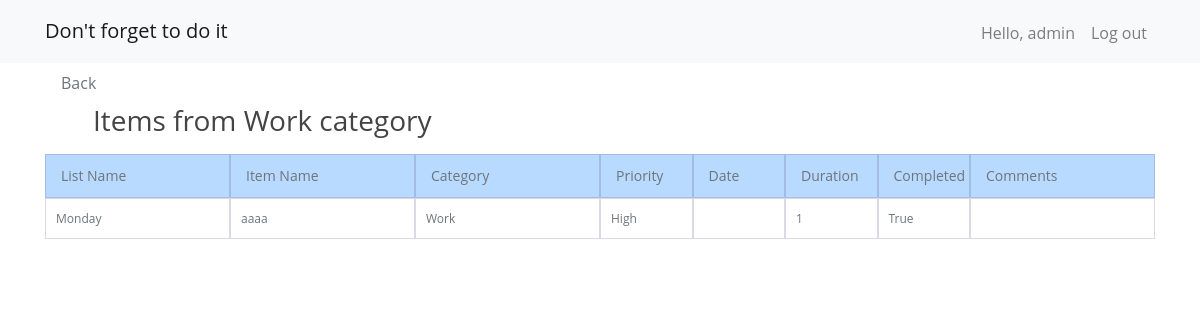
Page /category/Work (signed in) on the earlier database version.
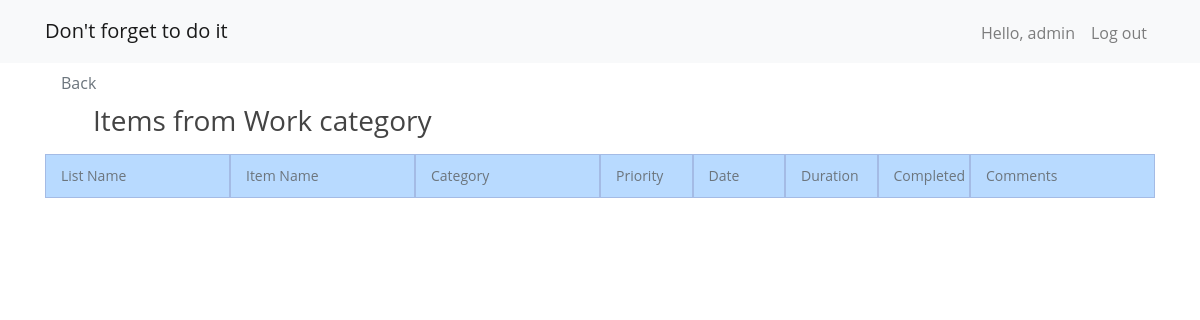
Same page on the later database version.
### lists/models.py (models this page shows, shortened)
class Item(models.Model):
    PRIORITY = [
        ("1", "High"),
        ("2", "Medium"),
        ("3", "Low")
    ]
    CATEGORY = [
        ("WRK", "Work"),
        ("FML", "Family"),
        ("LRN", "Learning"),
        ("TRV", "Travelling"),
        ("OTH", "Others")
    ]
    list = models.ForeignKey(List, related_name='items', on_delete=models.CASCADE)
    title = models.CharField(max_length=200)
    category = models.CharField(
        max_length=20,
        choices=CATEGORY,
        default="OTH"
    )
    priority = models.CharField(
        max_length=10,
        choices=PRIORITY,
        default=3,
    )
    date = models.DateField(default=date.today)
    duration = models.IntegerField(default=1)
    completed = models.BooleanField(default=False)
    comments = models.TextField(max_length=200, blank=True)
    def category_verbose(self):
        return dict(Item.CATEGORY)[self.category]
    def priority_verbose(self):
        return dict(Item.PRIORITY)[self.priority]

class List(models.Model):
    name = models.CharField(max_length=200)
    user = models.ForeignKey(User, on_delete=models.CASCADE, default=1)
    def __str__(self):
        return f"{self.name}"

### lists/views.py (the view)
# urls.py: path('category/<str:category>', views.filter_items, name='filter_items'),
@login_required(login_url='log_in')
def filter_items(request, category):
    lists = List.objects.filter(user=request.user)
    items = Item.objects.filter(list__in=lists)
    fields = [field.name for field in Item._meta.get_fields() if field.name != 'id']
    return render(request, "lists/filter_items.html", {'lists': lists, 'items': items, "category": category, "fields": fields})

### lists/templates/lists/filter_items.html (shortened to what this page needs)
{% extends "base.html" %}
{% block header %}
    <div class="text-left">
        <a href="{% url 'show_list' %}" class="d-block ml-3 mb-2 mt-2">Back</a>
        <h1 class="ml-5 mb-3">Items from {{ category }} category</h1>
    </div>
{% endblock header %}
{% block content %}
<div class="container">
    <div class="row mb-0 list-group-item-primary">
        <div class="col-2 themed-grid-col">List Name</div>
        <div class="col-2 themed-grid-col">Item Name</div>
        <div class="col-2 themed-grid-col">Category</div>
        <div class="col-1 themed-grid-col">Priority</div>
        <div class="col-1 themed-grid-col">Date</div>
        <div class="col-1 themed-grid-col">Duration</div>
        <div class="col-1 themed-grid-col">Completed</div>
        <div class="col-2 themed-grid-col">Comments</div>
    </div>
    {% for item in items|dictsort:'priority' %}
        {% if item.category_verbose == category %}
        <div class="row mb-0">
                <div class="col-2 themed-grid-body">
                    <a href="{% url 'edit_item' item.id %}">{{ item.list }}</a>
                </div>
                <div class="col-2 themed-grid-body">
                    <a href="{% url 'edit_item' item.id %}">{{ item.title }}</a>
                </div>
                <div class="col-2 themed-grid-body">
                    <a href="{% url 'edit_item' item.id %}">{{ item.category_verbose }}</a>
                </div>
                <div class="col-1 themed-grid-body">
                    <a href="{% url 'edit_item' item.id %}">{{ item.priority_verbose }}</a>
                </div>
                <div class="col-1 themed-grid-body">
                </div>
                <div class="col-1 themed-grid-body">
                    <a href="{% url 'edit_item' item.id %}">{{ item.duration }}</a>
                </div>
                <div class="col-1 themed-grid-body">
                    <a href="{% url 'edit_item' item.id %}">{{ item.completed }}</a>
                </div>
                <div class="col-2 themed-grid-body">
                </div>
        </div>
        {% endif %}
    {% endfor %}
</div>
{% endblock %}

Differences in the rows shown:
removed Item: list "Monday", title "aaaa", category_verbose "Work", priority_verbose "High", duration "1", completed "True"
